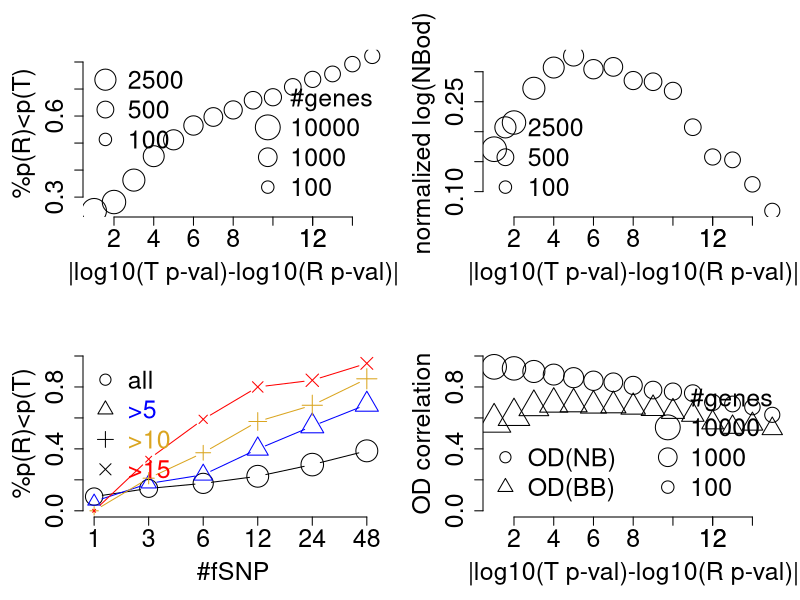
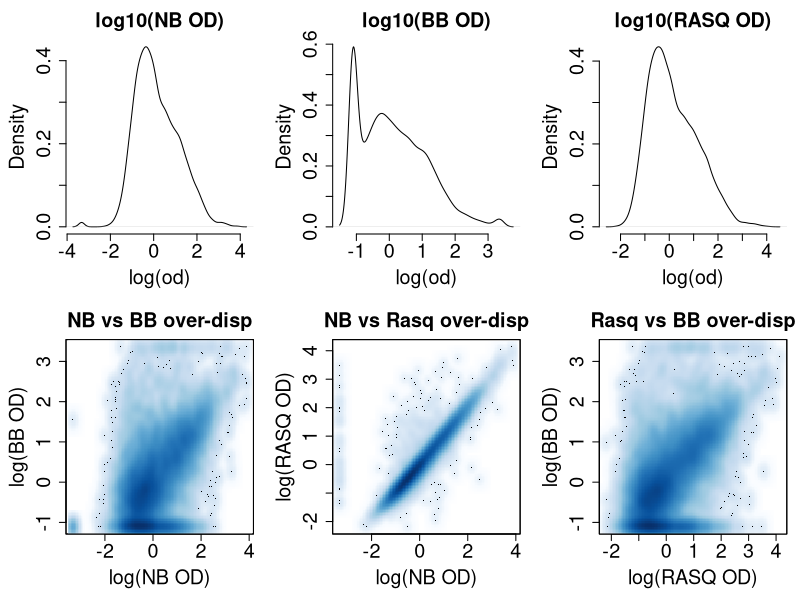
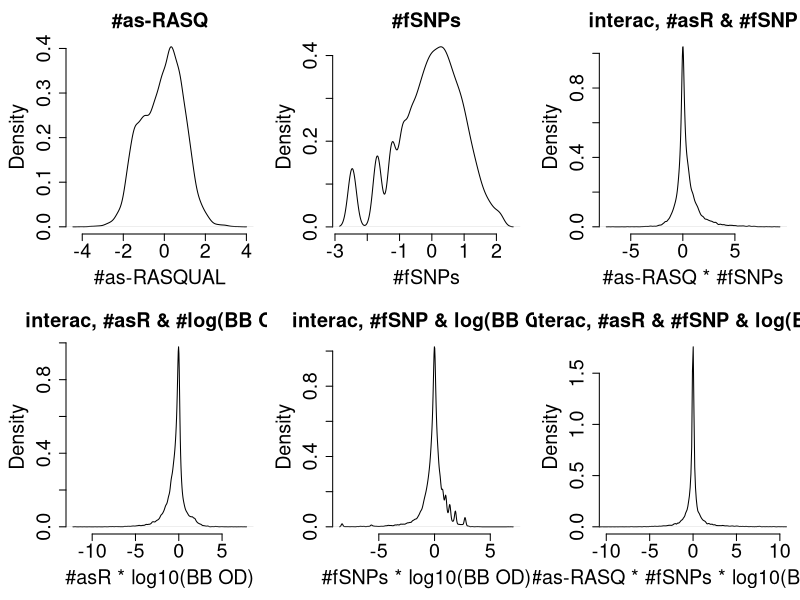
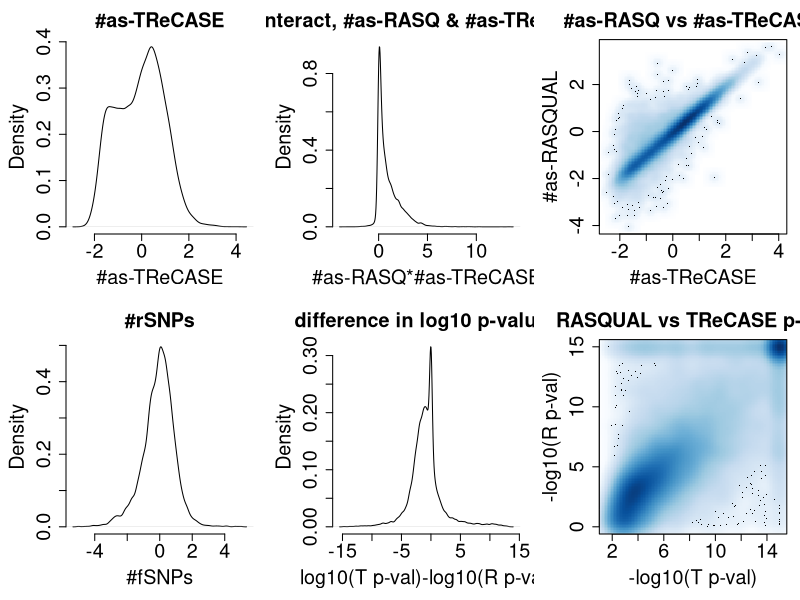
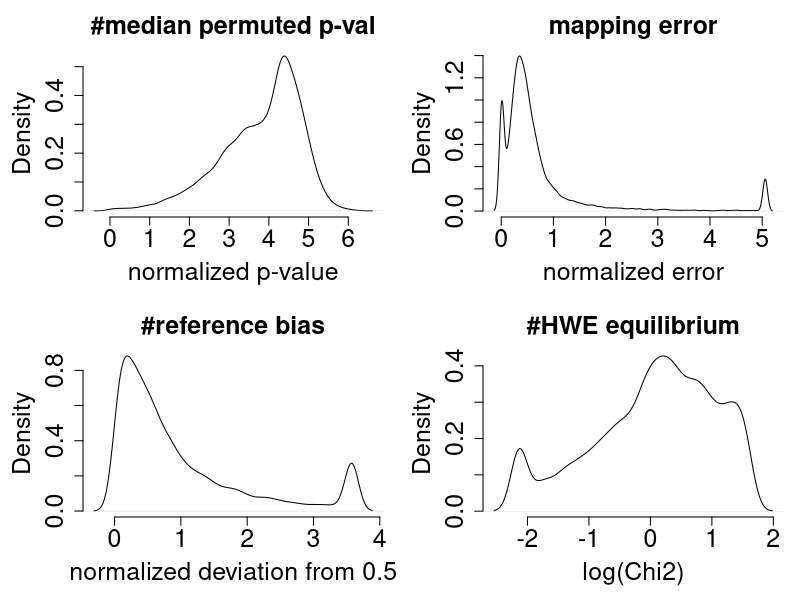

These figures' R source, in order:
## ---- chunk 1
rasq = read.csv("linear_model_cov.csv")
rasq = rasq[!is.na(rasq$pvalT),]
rasq$qvalR = 10^rasq$qval
rasq$qvalT[rasq$qvalT<1e-100] = 1e-100
rasq$qvalR[rasq$qvalR<1e-100] = 1e-100

#rasq$rnlt = -log10(rasq$qvalR)
#rasq$tnlt = -log10(rasq$qvalT)
rasq$rnlt = -log10(rasq$pvalR)
rasq$tnlt = -log10(rasq$pvalT)

cent = function(x){
  med = median(x)
  (x-med)
}
norm = function(x){
  sd = sd(x)
  x/sd
}

odNB = rasq$odNB; odNB[odNB<1e-3]=1e-3; odNB[odNB>8]=8; 
odBB = rasq$odBB; odBB[odBB<1e-3]=1e-3; odBB[odBB>8]=8
lodNB = cent(norm(log(odNB))); 
lodBB = cent(norm(log(odBB))); 
lodR = cent(norm(-log(rasq$OD)));



hiR = function(cuts, y){
   kp = abs(y)>cuts
   c(mean(y[kp]>0), sum(kp)) 
}
#show RASQUAL 
GfSNP = rasq$NfSNP
GfSNP[rasq$NfSNP>1]=3
GfSNP[rasq$NfSNP>2]=6
GfSNP[rasq$NfSNP>4]=12
GfSNP[rasq$NfSNP>8]=24
GfSNP[rasq$NfSNP>16]=48
cutoff = 25
rasq$rnlt[rasq$rnlt>cutoff] = cutoff
rasq$tnlt[rasq$tnlt>cutoff] = cutoff
y = rasq$rnlt-rasq$tnlt
z = y>0
kp0 = abs(y)>=0
kp1 = abs(y)>=1
kp5 = abs(y)>=5
kp10 = abs(y)>=10
kp15 = abs(y)>=15

ag0 = aggregate(z[kp0], by=list(GfSNP[kp0]), FUN=mean)
ag1 = aggregate(z[kp1], by=list(GfSNP[kp1]), FUN=mean)
ag5 = aggregate(z[kp5], by=list(GfSNP[kp5]), FUN=mean)
ag10 = aggregate(z[kp10], by=list(GfSNP[kp10]), FUN=mean)
ag15 = aggregate(z[kp15], by=list(GfSNP[kp15]), FUN=mean)

cg0 = aggregate(rep(1,sum(kp0)), by=list(GfSNP[kp0]), FUN=sum)
cg1 = aggregate(rep(1,sum(kp1)), by=list(GfSNP[kp1]), FUN=sum)
cg5 = aggregate(rep(1,sum(kp5)), by=list(GfSNP[kp5]), FUN=sum)
cg10 = aggregate(rep(1,sum(kp10)), by=list(GfSNP[kp10]), FUN=sum)
cg15 = aggregate(rep(1,sum(kp15)), by=list(GfSNP[kp15]), FUN=sum)
ind = 1:15
frR = sapply(ind, hiR, y=y)

numg = cors = cors2 = odnb = rep(0, length(ind))
for(i in ind){
  kpi = abs(y)>i
  numg[i] = sum(kpi)
  cors[i] = round((cor(lodR[kpi], lodNB[kpi])),2)
  cors2[i] = round((cor(lodR[kpi], lodBB[kpi])),2)
  odnb[i] = mean(lodNB[kpi])
}

## ---- chunk 2
cexes = 1.8
par(mfrow=c(2,2))
par(mar=c(5,5,3,1))

plot(ind, frR[1,], xlab="|log10(T p-val)-log10(R p-val)|", ylab="%p(R)<p(T)", 
main="", bty="n", cex.main=cexes, cex.lab=cexes, cex.axis=cexes, cex=log10(frR[2,]))
legend("bottomright", legend=c("#genes", 10^(4:2)), pt.cex=c(1, 4:2), 
       cex=cexes, bty="n", pch=c(NA, 1,1,1))
legend("topleft", legend=c(2500, 500, 100), pt.cex=log10(c(2500, 500, 100)), 
       cex=cexes, bty="n", pch=c(1,1,1))
axis(1, at=c(12), 12, cex.axis=cexes)

plot(ind, odnb, xlab="|log10(T p-val)-log10(R p-val)|", ylab="normalized log(NBod)", 
main="", bty="n", cex.main=cexes, cex.lab=cexes, cex.axis=cexes, cex=log10(frR[2,]))
legend("bottomleft", legend=c(2500, 500, 100), pt.cex=log10(c(2500, 500, 100)), 
       cex=cexes, bty="n", pch=c(1,1,1))
axis(1, at=c(12), 12, cex.axis=cexes)


x = 1:6
plot(x, ag0[,2], ylim=c(0,1), type="b", xlab="#fSNP", ylab="%p(R)<p(T)", 
      main="", bty="n", xaxt="n", cex=log10(cg0[,2]), 
      xlim=c(1,6.1), cex.main=cexes, cex.lab=cexes, cex.axis=cexes)
points(x, ag5[,2], col="blue", type="b", pch=2, cex=log10(cg5[,2]))
points(x, ag10[,2], col="goldenrod", type="b", pch=3, cex=log10(cg10[,2]))
points(x, ag15[,2], col="red", type="b", pch=4, cex=log10(cg15[,2]))
axis(1, at=x, ag0[,1], cex.lab=cexes, cex.axis=cexes)
legend("topleft", legend=c("all",">5", ">10", ">15"), 
text.col=c("black", "blue", "goldenrod", "red"), pch=c(1:4), bty="n", cex=cexes)


plot(ind, cors, cex=log10(numg), pch=1, bty="n", xlab="|log10(T p-val)-log10(R p-val)|", 
ylab="OD correlation", main="", cex.main=cexes, cex.lab=cexes, cex.axis=cexes, ylim=c(0,1))
points(ind, cors2, cex=log10(numg), pch=2)
axis(1, at=c(12), 12, cex.axis=cexes)
legend("bottomleft", c("OD(NB)", "OD(BB)"), bty="n", pch=c(1,2), cex=cexes)
legend("bottomright", legend=c("#genes", 10^(4:2)), 
       pt.cex=c(1, 4:2), cex=cexes, bty="n", pch=c(NA, 1,1,1))

## ---- chunk 3
#prepare covariates

#odNB = rasq$odNB; odNB[odNB<1e-3]=1e-3; odNB[odNB>8]=8; 
#odBB = rasq$odBB; odBB[odBB<1e-3]=1e-3; odBB[odBB>8]=8
#odBBf = odBB==1e-3
#nodNB = cent(norm(odNB))
#nodBB = cent(norm(odBB))
#nodNBB = nodNB*nodBB

NfSNP = rasq$NfSNP;
NfSNP[rasq$NfSNP>=60] = 60;
NfSNP = log(NfSNP)
NfSNP = cent(norm(NfSNP))

NrSNP = rasq$NrSNP;
NrSNP = log(NrSNP)
NrSNP = cent(norm(NrSNP))
NrSNP[NrSNP< -5] = -5
NrSNP[NrSNP> +5] =  5
#hist(NrSNP)

af = rasq$AF
af = norm(af)

hwec2 = rasq$HWEChisq; hwec2[hwec2<1e-2]=1e-2; hwec2[hwec2>30]=30;hwec2=log(hwec2)
hwec2 = norm(hwec2)

derr = rasq$DeltaErr; derr[derr<1e-10]=1e-10; derr[derr>0.01]=0.01
derr = norm(derr)
phib = abs(rasq$PhiBias-.5); phib[phib>.1]=.1
phib = norm(phib)

asT = rasq$asT
asT = cent(norm(log(asT)))

asR = cent(norm(log(rasq$asR)))

cutoff = 15
rasq$rnlt[rasq$rnlt>cutoff] = cutoff
rasq$tnlt[rasq$tnlt>cutoff] = cutoff
y = rasq$rnlt-rasq$tnlt


mpp = rasq$mpp
mpp[mpp<1e-5] = 1e-5
mpp = norm(mpp)

#interactions
i12 = asR*NfSNP
i13 = asR*lodBB
i23 = NfSNP*lodBB
i123 = asR*lodBB*NfSNP
#i123[i123< -10] = -10
#i123[i123>  10] = 10
ia14 = asT*asR
## ---- chunk 4
par(mfrow=c(2,3))
par(mar=c(5,5,3,1))

plot(density(lodNB), bty="n", main="log10(NB OD)", xlab="log(od)", cex.main=cexes, cex.lab=cexes, cex.axis=cexes)
plot(density(lodBB), bty="n", main="log10(BB OD)", xlab="log(od)", cex.main=cexes, cex.lab=cexes, cex.axis=cexes)
plot(density(lodR), bty="n", main="log10(RASQ OD)", xlab="log(od)", cex.main=cexes, cex.lab=cexes, cex.axis=cexes)
smoothScatter(lodNB, lodBB, main="NB vs BB over-disp", xlab="log(NB OD)", ylab="log(BB OD)", cex.main=cexes, cex.lab=cexes, cex.axis=cexes)
smoothScatter(lodNB, lodR, main="NB vs Rasq over-disp", xlab="log(NB OD)", ylab="log(RASQ OD)", cex.main=cexes, cex.lab=cexes, cex.axis=cexes)
smoothScatter(lodR, lodBB, main="Rasq vs BB over-disp", xlab="log(RASQ OD)", ylab="log(BB OD)", cex.main=cexes, cex.lab=cexes, cex.axis=cexes)


## ---- chunk 5
par(mfrow=c(2,3))
par(mar=c(5,5,3,1))

plot(density(asR), bty="n", main="#as-RASQ", xlab="#as-RASQUAL", cex.main=cexes, cex.lab=cexes, cex.axis=cexes)
plot(density(NfSNP), bty="n", main="#fSNPs", xlab="#fSNPs", cex.main=cexes, cex.lab=cexes, cex.axis=cexes)
#plot(density(NrSNP), bty="n", main="#rSNPs", xlab="#fSNPs", cex.main=cexes, cex.lab=cexes, cex.axis=cexes)
plot(density(i12), bty="n", main="interac, #asR & #fSNP", 
     xlab="#as-RASQ * #fSNPs", cex.main=cexes, cex.lab=cexes, cex.axis=cexes)
plot(density(i13), bty="n", main="interac, #asR & #log(BB OD)", 
     xlab="#asR * log10(BB OD)", cex.main=cexes, cex.lab=cexes, cex.axis=cexes)
plot(density(i23), bty="n", main="interac, #fSNP & log(BB OD)", 
     xlab="#fSNPs * log10(BB OD)", cex.main=cexes, cex.lab=cexes, cex.axis=cexes)
plot(density(i123), bty="n", main="interac, #asR & #fSNP & log(BB OD0", xlim=c(-10,10),
     xlab="#as-RASQ * #fSNPs * log10(BB OD)", , cex.main=cexes, cex.lab=cexes, cex.axis=cexes)

## ---- chunk 6
par(mfrow=c(2,3))
par(mar=c(5,5,3,1))

plot(density(asT), bty="n", main="#as-TReCASE", 
     xlab="#as-TReCASE", cex.main=cexes, cex.lab=cexes, cex.axis=cexes)
plot(density(ia14), bty="n", main="interact, #as-RASQ & #as-TReCASE", 
     xlab="#as-RASQ*#as-TReCASE", cex.main=cexes, cex.lab=cexes, cex.axis=cexes)
smoothScatter(asT, asR, bty="n", main="#as-RASQ vs #as-TReCASE", 
              xlab="#as-TReCASE", ylab="#as-RASQUAL", cex.main=cexes, cex.lab=cexes, cex.axis=cexes)

plot(density(NrSNP), bty="n", main="#rSNPs", 
     xlab="#fSNPs", cex.main=cexes, cex.lab=cexes, cex.axis=cexes)
plot(density(y), bty="n", main="difference in log10 p-values", 
     xlab="log10(T p-val)-log10(R p-val)", cex.main=cexes, cex.lab=cexes, cex.axis=cexes)
smoothScatter(rasq$tnlt, rasq$rnlt, bty="n", main="RASQUAL vs TReCASE p-val", 
              xlab="-log10(T p-val)", ylab="-log10(R p-val)", cex.main=cexes, cex.lab=cexes, cex.axis=cexes)
#rasq$rnlt-rasq$tnlt") - negative implies TReCASE is more significant

## ---- chunk 7
par(mfrow=c(2,2))
par(mar=c(5,5,3,1))
plot(density(mpp), bty="n", main="#median permuted p-val", 
     xlab="normalized p-value", cex.main=cexes, cex.lab=cexes, cex.axis=cexes)
plot(density(derr), bty="n", main="mapping error", 
     xlab="normalized error", cex.main=cexes, cex.lab=cexes, cex.axis=cexes)
plot(density(phib), bty="n", main="#reference bias", 
     xlab="normalized deviation from 0.5", cex.main=cexes, cex.lab=cexes, cex.axis=cexes)
plot(density(hwec2), bty="n", main="#HWE equilibrium", 
     xlab="log(Chi2)", cex.main=cexes, cex.lab=cexes, cex.axis=cexes)
## ---- chunk 8
#a function to fit model on a subset of genes

subset_fit = function(kp, digits=3){
  nms = c("log(OD_BB)", "ASReC_R", "n-fSNP", "ASReC_R:n-SNP", "ASReC_R:log(OD_BB)",
   "n-fSNP:log(OD_BB)", "ASReC_R:n-fSNP:log(OD_BB)", "n-rSNP", "log(OD_NB)",
   "ASReC_T", "ASReC_T:ASReC_R", "AF", "Chi2-HWEC", "Map.Err", "Ref.Bias", "Med(perm-p)") 
  lm.2 = lm(y[kp]~lodBB[kp]+asR[kp]+NfSNP[kp]
             +i12[kp]+i13[kp]+i23[kp]+i123[kp]
             +NrSNP[kp]+lodNB[kp]+asT[kp]+ia14[kp]
             +af[kp]+hwec2[kp]+derr[kp]+phib[kp]+mpp[kp])
  names(lm.2$coefficients)[-1] = nms
  
  
  
  library(car)
  an.1 = anova(lm.2)
  tss = sum(an.1[,2])
  an.3 = Anova(lm.2, type="3")
  ano3 = cbind(round(100*an.3[,1]/tss,digits-2), format(an.3[,4], scientific=T, digits=digits-1))[-1,]
  
  
  lm.m0 = lm(y[kp]~1)
  lm.m1 = lm(y[kp]~lodBB[kp])
  lm.m2 = lm(y[kp]~asR[kp])
  lm.m3 = lm(y[kp]~NfSNP[kp])
  lm.m4 = lm(y[kp]~i12[kp])
  lm.m5 = lm(y[kp]~i13[kp])
  lm.m6 = lm(y[kp]~i23[kp])
  lm.m7 = lm(y[kp]~i123[kp])
  lm.m8 = lm(y[kp]~NrSNP[kp])
  lm.m9 = lm(y[kp]~lodNB[kp])
  lm.m10 = lm(y[kp]~asT[kp])
  lm.m11 = lm(y[kp]~ia14[kp])
  
  lm.m12 = lm(y[kp]~af[kp])
  lm.m13 = lm(y[kp]~hwec2[kp])
  lm.m14 = lm(y[kp]~derr[kp])
  lm.m15 = lm(y[kp]~phib[kp])
  lm.m16 = lm(y[kp]~mpp[kp])
  
  mr2 = 
  c(round(summary(lm.m0)$r.squared*100,digits-2), lm.m0$coef[1], summary(lm.m0)$coefficients[1,4],
  round(summary(lm.m1)$r.squared*100,digits-2), lm.m1$coef[2], summary(lm.m1)$coefficients[2,4],
  round(summary(lm.m2)$r.squared*100,digits-2), lm.m2$coef[2], summary(lm.m2)$coefficients[2,4],
  round(summary(lm.m3)$r.squared*100,digits-2), lm.m3$coef[2], summary(lm.m3)$coefficients[2,4],
  round(summary(lm.m4)$r.squared*100,digits-2), lm.m4$coef[2], summary(lm.m4)$coefficients[2,4],
  round(summary(lm.m5)$r.squared*100,digits-2), lm.m5$coef[2], summary(lm.m5)$coefficients[2,4],
  round(summary(lm.m6)$r.squared*100,digits-2), lm.m6$coef[2], summary(lm.m6)$coefficients[2,4],
  round(summary(lm.m7)$r.squared*100,digits-2), lm.m7$coef[2], summary(lm.m7)$coefficients[2,4],
  round(summary(lm.m8)$r.squared*100,digits-2), lm.m8$coef[2], summary(lm.m8)$coefficients[2,4],
  round(summary(lm.m9)$r.squared*100,digits-2), lm.m9$coef[2], summary(lm.m9)$coefficients[2,4],
  round(summary(lm.m10)$r.squared*100,digits-2), lm.m10$coef[2], summary(lm.m10)$coefficients[2,4],
  round(summary(lm.m11)$r.squared*100,digits-2), lm.m11$coef[2], summary(lm.m11)$coefficients[2,4],
  round(summary(lm.m12)$r.squared*100,digits-2), lm.m12$coef[2], summary(lm.m12)$coefficients[2,4],
  round(summary(lm.m13)$r.squared*100,digits-2), lm.m13$coef[2], summary(lm.m13)$coefficients[2,4],
  round(summary(lm.m14)$r.squared*100,digits-2), lm.m14$coef[2], summary(lm.m14)$coefficients[2,4],
  round(summary(lm.m15)$r.squared*100,digits-2), lm.m15$coef[2], summary(lm.m15)$coefficients[2,4],
  round(summary(lm.m16)$r.squared*100,digits-2), lm.m16$coef[2], summary(lm.m16)$coefficients[2,4])
  mr2 = t(matrix(mr2, nrow=3))
  
  tab = summary(lm.2)$coef
  tab[,1] = round(tab[,1],digits)
  tab[,2] = round(tab[,2],digits)
  tab = tab[,-3]
  tab = cbind(tab, mr2[,2], mr2[,3])
  tab[,3] = format(as.numeric(tab[,3]), scientific=T, digits=2)
  tab[,4] = round(as.numeric(tab[,4]), digits)
  tab[,5] = format(as.numeric(tab[,5]), scientific=T, digits=2)
  colnames(tab) = c("Est", "SE", "P-val", "Marg.Est", "Marg.P")
  #tab
  
  ano = an.1
  ano[,3] = round(100*ano[,2]/tss,digits-2)
  ano[,5] = format(ano[,5], scientific=T, digits=2)
  ano[,2] = round(ano[,2])
  ano = cbind(ano[,-c(1,4)], ano3)
  ano = ano[-17,]
  ano = cbind(ano, mr2[-1,1])
  rownames(ano) = names(lm.2$coefficients)[-1]
  colnames(ano)=c("SumSq", "Typ1per", "T1P-val", "Typ3per", "T3P-val", "Marg.R")
  #ano
  list(tab=tab, ano=ano, r2=summary(lm.2)$r.squared)
}


## ---- chunk 9
#with several cutoffs
#kp = abs(y)>=(cutoff-5)
cutsub = 0
kp = abs(y)>=cutsub
sum(kp)
resA = subset_fit(kp, digits=3)

resA$tab
resA$ano
resA$r2

write.csv(resA$ano, sprintf("anova_cut%s.csv", cutsub), quote=F)
write.csv(resA$tab, sprintf("model_cut%s.csv", cutsub), quote=F)

## ---- chunk 10
cutsub = 5
kp = abs(y)>=cutsub
sum(kp)
resA = subset_fit(kp)

resA$tab
resA$ano
resA$r2

write.csv(resA$ano, sprintf("anova_cut%s.csv", cutsub), quote=F)
write.csv(resA$tab, sprintf("model_cut%s.csv", cutsub), quote=F)

## ---- chunk 11
cutsub = cutoff-5
kp = abs(y)>=cutsub
sum(kp)
resA = subset_fit(kp)

resA$tab
resA$ano
resA$r2

write.csv(resA$ano, sprintf("anova_cut%s.csv", cutsub), quote=F)
write.csv(resA$tab, sprintf("model_cut%s.csv", cutsub), quote=F)

## ---- chunk 12
cutsub = 10
kp = abs(y)<cutsub
sum(kp)
resA = subset_fit(kp)

resA$tab
resA$ano
resA$r2

write.csv(resA$ano, sprintf("anova_less%s.csv", cutsub), quote=F)
write.csv(resA$tab, sprintf("model_less%s.csv", cutsub), quote=F)
## ---- chunk 13
cutsub = 5
kp = abs(y)<cutsub
sum(kp)
resA = subset_fit(kp)

resA$tab
resA$ano
resA$r2

write.csv(resA$ano, sprintf("anova_less%s.csv", cutsub), quote=F)
write.csv(resA$tab, sprintf("model_less%s.csv", cutsub), quote=F)
